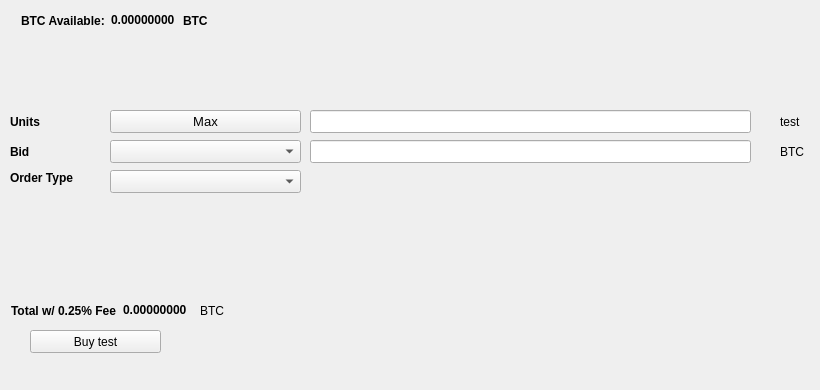
   <widget class="QWidget" name="BuyTab">
    <attribute name="title">
     <string>Buy</string>
    </attribute>
    <widget class="QPushButton" name="Buytest">
     <property name="geometry">
      <rect>
       <x>30</x>
       <y>330</y>
       <width>131</width>
       <height>23</height>
      </rect>
     </property>
     <property name="text">
      <string>Buy test</string>
     </property>
     <property name="icon">
      <iconset resource="../test.qrc">
       <normaloff>:/icons/bitcoin</normaloff>:/icons/bitcoin</iconset>
     </property>
    </widget>
    <widget class="QLabel" name="label_3">
     <property name="geometry">
      <rect>
       <x>10</x>
       <y>110</y>
       <width>46</width>
       <height>23</height>
      </rect>
     </property>
     <property name="font">
      <font>
       <weight>75</weight>
       <bold>true</bold>
      </font>
     </property>
     <property name="text">
      <string>Units</string>
     </property>
    </widget>
    <widget class="QLineEdit" name="UnitsInput">
     <property name="geometry">
      <rect>
       <x>310</x>
       <y>110</y>
       <width>441</width>
       <height>23</height>
      </rect>
     </property>
     <property name="font">
      <font>
       <pointsize>9</pointsize>
       <weight>75</weight>
       <bold>true</bold>
      </font>
     </property>
    </widget>
    <widget class="QLineEdit" name="BuyBidPriceEdit">
     <property name="geometry">
      <rect>
       <x>310</x>
       <y>140</y>
       <width>441</width>
       <height>23</height>
      </rect>
     </property>
     <property name="font">
      <font>
       <pointsize>9</pointsize>
       <weight>75</weight>
       <bold>true</bold>
      </font>
     </property>
    </widget>
    <widget class="QLabel" name="label_4">
     <property name="geometry">
      <rect>
       <x>780</x>
       <y>110</y>
       <width>31</width>
       <height>23</height>
      </rect>
     </property>
     <property name="text">
      <string>test</string>
     </property>
    </widget>
    <widget class="QLabel" name="label_5">
     <property name="geometry">
      <rect>
       <x>780</x>
       <y>140</y>
       <width>31</width>
       <height>23</height>
      </rect>
     </property>
     <property name="text">
      <string>BTC</string>
     </property>
    </widget>
    <widget class="QLabel" name="label_6">
     <property name="geometry">
      <rect>
       <x>10</x>
       <y>140</y>
       <width>46</width>
       <height>23</height>
      </rect>
     </property>
     <property name="font">
      <font>
       <weight>75</weight>
       <bold>true</bold>
      </font>
     </property>
     <property name="text">
      <string>Bid</string>
     </property>
    </widget>
    <widget class="QLabel" name="label_7">
     <property name="geometry">
      <rect>
       <x>10</x>
       <y>170</y>
       <width>91</width>
       <height>16</height>
      </rect>
     </property>
     <property name="font">
      <font>
       <weight>75</weight>
       <bold>true</bold>
      </font>
     </property>
     <property name="text">
      <string>Order Type</string>
     </property>
    </widget>
    <widget class="QPushButton" name="Buy_Max_Amount">
     <property name="geometry">
      <rect>
       <x>110</x>
       <y>110</y>
       <width>191</width>
       <height>23</height>
      </rect>
     </property>
     <property name="font">
      <font>
       <pointsize>10</pointsize>
      </font>
     </property>
     <property name="text">
      <string>Max</string>
     </property>
    </widget>
    <widget class="QComboBox" name="BuyBidcomboBox">
     <property name="geometry">
      <rect>
       <x>110</x>
       <y>140</y>
       <width>191</width>
       <height>23</height>
      </rect>
     </property>
     <property name="font">
      <font>
       <pointsize>10</pointsize>
      </font>
     </property>
    </widget>
    <widget class="QComboBox" name="buyOrdertypeCombo">
     <property name="geometry">
      <rect>
       <x>110</x>
       <y>170</y>
       <width>191</width>
       <height>23</height>
      </rect>
     </property>
     <property name="font">
      <font>
       <pointsize>10</pointsize>
      </font>
     </property>
    </widget>
    <widget class="QWidget" name="layoutWidget1">
     <property name="geometry">
      <rect>
       <x>21</x>
       <y>11</y>
       <width>227</width>
       <height>19</height>
      </rect>
     </property>
     <layout class="QHBoxLayout" name="horizontalLayout_3">
      <item>
       <widget class="QLabel" name="label232">
        <property name="font">
         <font>
          <weight>75</weight>
          <bold>true</bold>
         </font>
        </property>
        <property name="text">
         <string>BTC Available:</string>
        </property>
       </widget>
      </item>
      <item>
       <widget class="QLabel" name="BtcAvailableLbl">
        <property name="palette">
         <palette>
          <active>
           <colorrole role="WindowText">
            <brush brushstyle="SolidPattern">
             <color alpha="255">
              <red>0</red>
              <green>0</green>
              <blue>0</blue>
             </color>
            </brush>
           </colorrole>
           <colorrole role="Button">
            <brush brushstyle="SolidPattern">
             <color alpha="255">
              <red>0</red>
              <green>170</green>
              <blue>0</blue>
             </color>
            </brush>
           </colorrole>
           <colorrole role="Light">
            <brush brushstyle="SolidPattern">
             <color alpha="255">
              <red>0</red>
              <green>255</green>
              <blue>0</blue>
             </color>
            </brush>
           </colorrole>
           <colorrole role="Midlight">
            <brush brushstyle="SolidPattern">
             <color alpha="255">
              <red>0</red>
              <green>212</green>
              <blue>0</blue>
             </color>
            </brush>
           </colorrole>
           <colorrole role="Dark">
            <brush brushstyle="SolidPattern">
             <color alpha="255">
              <red>0</red>
              <green>85</green>
              <blue>0</blue>
             </color>
            </brush>
           </colorrole>
           <colorrole role="Mid">
            <brush brushstyle="SolidPattern">
             <color alpha="255">
              <red>0</red>
              <green>113</green>
              <blue>0</blue>
             </color>
            </brush>
           </colorrole>
           <colorrole role="Text">
            <brush brushstyle="SolidPattern">
             <color alpha="255">
              <red>0</red>
              <green>170</green>
              <blue>0</blue>
             </color>
            </brush>
           </colorrole>
           <colorrole role="BrightText">
            <brush brushstyle="SolidPattern">
             <color alpha="255">
              <red>255</red>
              <green>255</green>
              <blue>255</blue>
             </color>
            </brush>
           </colorrole>
           <colorrole role="ButtonText">
            <brush brushstyle="SolidPattern">
             <color alpha="255">
              <red>0</red>
              <green>0</green>
              <blue>0</blue>
             </color>
            </brush>
           </colorrole>
           <colorrole role="Base">
            <brush brushstyle="SolidPattern">
             <color alpha="255">
              <red>255</red>
              <green>255</green>
              <blue>255</blue>
             </color>
            </brush>
           </colorrole>
           <colorrole role="Window">
            <brush brushstyle="SolidPattern">
             <color alpha="255">
              <red>0</red>
              <green>170</green>
              <blue>0</blue>
             </color>
            </brush>
           </colorrole>
           <colorrole role="Shadow">
            <brush brushstyle="SolidPattern">
             <color alpha="255">
              <red>0</red>
              <green>0</green>
              <blue>0</blue>
             </color>
            </brush>
           </colorrole>
           <colorrole role="AlternateBase">
            <brush brushstyle="SolidPattern">
             <color alpha="255">
              <red>127</red>
              <green>212</green>
              <blue>127</blue>
             </color>
            </brush>
           </colorrole>
           <colorrole role="ToolTipBase">
            <brush brushstyle="SolidPattern">
             <color alpha="255">
              <red>255</red>
              <green>255</green>
              <blue>220</blue>
             </color>
            </brush>
           </colorrole>
           <colorrole role="ToolTipText">
            <brush brushstyle="SolidPattern">
             <color alpha="255">
              <red>0</red>
              <green>0</green>
              <blue>0</blue>
             </color>
            </brush>
           </colorrole>
          </active>
          <inactive>
           <colorrole role="WindowText">
            <brush brushstyle="SolidPattern">
             <color alpha="255">
              <red>0</red>
              <green>0</green>
              <blue>0</blue>
             </color>
            </brush>
           </colorrole>
           <colorrole role="Button">
            <brush brushstyle="SolidPattern">
             <color alpha="255">
              <red>0</red>
              <green>170</green>
              <blue>0</blue>
             </color>
            </brush>
           </colorrole>
           <colorrole role="Light">
            <brush brushstyle="SolidPattern">
             <color alpha="255">
              <red>0</red>
              <green>255</green>
              <blue>0</blue>
             </color>
            </brush>
           </colorrole>
           <colorrole role="Midlight">
            <brush brushstyle="SolidPattern">
             <color alpha="255">
              <red>0</red>
              <green>212</green>
              <blue>0</blue>
             </color>
            </brush>
           </colorrole>
           <colorrole role="Dark">
            <brush brushstyle="SolidPattern">
             <color alpha="255">
              <red>0</red>
              <green>85</green>
              <blue>0</blue>
             </color>
            </brush>
           </colorrole>
           <colorrole role="Mid">
            <brush brushstyle="SolidPattern">
             <color alpha="255">
              <red>0</red>
              <green>113</green>
              <blue>0</blue>
             </color>
            </brush>
           </colorrole>
           <colorrole role="Text">
            <brush brushstyle="SolidPattern">
             <color alpha="255">
              <red>0</red>
              <green>170</green>
              <blue>0</blue>
             </color>
            </brush>
           </colorrole>
           <colorrole role="BrightText">
            <brush brushstyle="SolidPattern">
             <color alpha="255">
              <red>255</red>
              <green>255</green>
              <blue>255</blue>
             </color>
            </brush>
           </colorrole>
           <colorrole role="ButtonText">
            <brush brushstyle="SolidPattern">
             <color alpha="255">
              <red>0</red>
              <green>0</green>
              <blue>0</blue>
             </color>
            </brush>
           </colorrole>
           <colorrole role="Base">
            <brush brushstyle="SolidPattern">
             <color alpha="255">
              <red>255</red>
              <green>255</green>
              <blue>255</blue>
             </color>
            </brush>
           </colorrole>
           <colorrole role="Window">
            <brush brushstyle="SolidPattern">
             <color alpha="255">
              <red>0</red>
              <green>170</green>
              <blue>0</blue>
             </color>
            </brush>
           </colorrole>
           <colorrole role="Shadow">
            <brush brushstyle="SolidPattern">
             <color alpha="255">
              <red>0</red>
              <green>0</green>
              <blue>0</blue>
             </color>
            </brush>
           </colorrole>
           <colorrole role="AlternateBase">
            <brush brushstyle="SolidPattern">
             <color alpha="255">
              <red>127</red>
              <green>212</green>
              <blue>127</blue>
             </color>
            </brush>
           </colorrole>
           <colorrole role="ToolTipBase">
            <brush brushstyle="SolidPattern">
             <color alpha="255">
              <red>255</red>
              <green>255</green>
              <blue>220</blue>
             </color>
            </brush>
           </colorrole>
           <colorrole role="ToolTipText">
            <brush brushstyle="SolidPattern">
             <color alpha="255">
              <red>0</red>
              <green>0</green>
              <blue>0</blue>
             </color>
            </brush>
           </colorrole>
          </inactive>
          <disabled>
           <colorrole role="WindowText">
            <brush brushstyle="SolidPattern">
             <color alpha="255">
              <red>0</red>
              <green>85</green>
              <blue>0</blue>
             </color>
            </brush>
           </colorrole>
           <colorrole role="Button">
            <brush brushstyle="SolidPattern">
             <color alpha="255">
              <red>0</red>
              <green>170</green>
              <blue>0</blue>
             </color>
            </brush>
           </colorrole>
           <colorrole role="Light">
            <brush brushstyle="SolidPattern">
             <color alpha="255">
              <red>0</red>
              <green>255</green>
              <blue>0</blue>
             </color>
            </brush>
           </colorrole>
           <colorrole role="Midlight">
            <brush brushstyle="SolidPattern">
             <color alpha="255">
              <red>0</red>
              <green>212</green>
              <blue>0</blue>
             </color>
            </brush>
           </colorrole>
           <colorrole role="Dark">
            <brush brushstyle="SolidPattern">
             <color alpha="255">
              <red>0</red>
              <green>85</green>
              <blue>0</blue>
             </color>
            </brush>
           </colorrole>
           <colorrole role="Mid">
            <brush brushstyle="SolidPattern">
             <color alpha="255">
              <red>0</red>
              <green>113</green>
              <blue>0</blue>
             </color>
            </brush>
           </colorrole>
           <colorrole role="Text">
            <brush brushstyle="SolidPattern">
             <color alpha="255">
              <red>0</red>
              <green>85</green>
              <blue>0</blue>
             </color>
            </brush>
           </colorrole>
           <colorrole role="BrightText">
            <brush brushstyle="SolidPattern">
             <color alpha="255">
              <red>255</red>
              <green>255</green>
              <blue>255</blue>
             </color>
            </brush>
           </colorrole>
           <colorrole role="ButtonText">
            <brush brushstyle="SolidPattern">
             <color alpha="255">
              <red>0</red>
              <green>85</green>
              <blue>0</blue>
             </color>
            </brush>
           </colorrole>
           <colorrole role="Base">
            <brush brushstyle="SolidPattern">
             <color alpha="255">
              <red>0</red>
              <green>170</green>
              <blue>0</blue>
             </color>
            </brush>
           </colorrole>
           <colorrole role="Window">
            <brush brushstyle="SolidPattern">
             <color alpha="255">
              <red>0</red>
              <green>170</green>
              <blue>0</blue>
             </color>
            </brush>
           </colorrole>
           <colorrole role="Shadow">
            <brush brushstyle="SolidPattern">
             <color alpha="255">
              <red>0</red>
              <green>0</green>
              <blue>0</blue>
             </color>
            </brush>
           </colorrole>
           <colorrole role="AlternateBase">
            <brush brushstyle="SolidPattern">
             <color alpha="255">
              <red>0</red>
              <green>170</green>
              <blue>0</blue>
             </color>
            </brush>
           </colorrole>
           <colorrole role="ToolTipBase">
            <brush brushstyle="SolidPattern">
             <color alpha="255">
              <red>255</red>
              <green>255</green>
              <blue>220</blue>
             </color>
            </brush>
           </colorrole>
           <colorrole role="ToolTipText">
            <brush brushstyle="SolidPattern">
             <color alpha="255">
              <red>0</red>
              <green>0</green>
              <blue>0</blue>
             </color>
            </brush>
           </colorrole>
          </disabled>
         </palette>
        </property>
        <property name="font">
         <font>
          <weight>75</weight>
          <bold>true</bold>
         </font>
        </property>
        <property name="text">
         <string>0.00000000</string>
        </property>
        <property name="textInteractionFlags">
         <set>Qt::LinksAccessibleByMouse|Qt::TextSelectableByKeyboard|Qt::TextSelectableByMouse</set>
        </property>
       </widget>
      </item>
      <item>
       <widget class="QLabel" name="BtcAvailableLbl_2">
        <property name="font">
         <font>
          <weight>75</weight>
          <bold>true</bold>
         </font>
        </property>
        <property name="text">
         <string>BTC</string>
        </property>
       </widget>
      </item>
     </layout>
    </widget>
    <widget class="QWidget" name="layoutWidge2">
     <property name="geometry">
      <rect>
       <x>11</x>
       <y>301</y>
       <width>259</width>
       <height>19</height>
      </rect>
     </property>
     <layout class="QHBoxLayout" name="horizontalLayout_4">
      <item>
       <widget class="QLabel" name="label_9">
        <property name="font">
         <font>
          <weight>75</weight>
          <bold>true</bold>
         </font>
        </property>
        <property name="text">
         <string>Total w/ 0.25% Fee</string>
        </property>
       </widget>
      </item>
      <item>
       <widget class="QLabel" name="BuyCostLabel">
        <property name="palette">
         <palette>
          <active>
           <colorrole role="WindowText">
            <brush brushstyle="SolidPattern">
             <color alpha="255">
              <red>0</red>
              <green>0</green>
              <blue>0</blue>
             </color>
            </brush>
           </colorrole>
           <colorrole role="Button">
            <brush brushstyle="SolidPattern">
             <color alpha="255">
              <red>0</red>
              <green>170</green>
              <blue>0</blue>
             </color>
            </brush>
           </colorrole>
           <colorrole role="Light">
            <brush brushstyle="SolidPattern">
             <color alpha="255">
              <red>0</red>
              <green>255</green>
              <blue>0</blue>
             </color>
            </brush>
           </colorrole>
           <colorrole role="Midlight">
            <brush brushstyle="SolidPattern">
             <color alpha="255">
              <red>0</red>
              <green>212</green>
              <blue>0</blue>
             </color>
            </brush>
           </colorrole>
           <colorrole role="Dark">
            <brush brushstyle="SolidPattern">
             <color alpha="255">
              <red>0</red>
              <green>85</green>
              <blue>0</blue>
             </color>
            </brush>
           </colorrole>
           <colorrole role="Mid">
            <brush brushstyle="SolidPattern">
             <color alpha="255">
              <red>0</red>
              <green>113</green>
              <blue>0</blue>
             </color>
            </brush>
           </colorrole>
           <colorrole role="Text">
            <brush brushstyle="SolidPattern">
             <color alpha="255">
              <red>0</red>
              <green>170</green>
              <blue>0</blue>
             </color>
            </brush>
           </colorrole>
           <colorrole role="BrightText">
            <brush brushstyle="SolidPattern">
             <color alpha="255">
              <red>255</red>
              <green>255</green>
              <blue>255</blue>
             </color>
            </brush>
           </colorrole>
           <colorrole role="ButtonText">
            <brush brushstyle="SolidPattern">
             <color alpha="255">
              <red>0</red>
              <green>0</green>
              <blue>0</blue>
             </color>
            </brush>
           </colorrole>
           <colorrole role="Base">
            <brush brushstyle="SolidPattern">
             <color alpha="255">
              <red>255</red>
              <green>255</green>
              <blue>255</blue>
             </color>
            </brush>
           </colorrole>
           <colorrole role="Window">
            <brush brushstyle="SolidPattern">
             <color alpha="255">
              <red>0</red>
              <green>170</green>
              <blue>0</blue>
             </color>
            </brush>
           </colorrole>
           <colorrole role="Shadow">
            <brush brushstyle="SolidPattern">
             <color alpha="255">
              <red>0</red>
              <green>0</green>
              <blue>0</blue>
             </color>
            </brush>
           </colorrole>
           <colorrole role="AlternateBase">
            <brush brushstyle="SolidPattern">
             <color alpha="255">
              <red>127</red>
              <green>212</green>
              <blue>127</blue>
             </color>
            </brush>
           </colorrole>
           <colorrole role="ToolTipBase">
            <brush brushstyle="SolidPattern">
             <color alpha="255">
              <red>255</red>
              <green>255</green>
              <blue>220</blue>
             </color>
            </brush>
           </colorrole>
           <colorrole role="ToolTipText">
            <brush brushstyle="SolidPattern">
             <color alpha="255">
              <red>0</red>
              <green>0</green>
              <blue>0</blue>
             </color>
            </brush>
           </colorrole>
          </active>
          <inactive>
           <colorrole role="WindowText">
            <brush brushstyle="SolidPattern">
             <color alpha="255">
              <red>0</red>
              <green>0</green>
              <blue>0</blue>
             </color>
            </brush>
           </colorrole>
           <colorrole role="Button">
            <brush brushstyle="SolidPattern">
             <color alpha="255">
              <red>0</red>
              <green>170</green>
              <blue>0</blue>
             </color>
            </brush>
           </colorrole>
           <colorrole role="Light">
            <brush brushstyle="SolidPattern">
             <color alpha="255">
              <red>0</red>
              <green>255</green>
              <blue>0</blue>
             </color>
            </brush>
           </colorrole>
           <colorrole role="Midlight">
            <brush brushstyle="SolidPattern">
             <color alpha="255">
              <red>0</red>
              <green>212</green>
              <blue>0</blue>
             </color>
            </brush>
           </colorrole>
           <colorrole role="Dark">
            <brush brushstyle="SolidPattern">
             <color alpha="255">
              <red>0</red>
              <green>85</green>
              <blue>0</blue>
             </color>
            </brush>
           </colorrole>
           <colorrole role="Mid">
            <brush brushstyle="SolidPattern">
             <color alpha="255">
              <red>0</red>
              <green>113</green>
              <blue>0</blue>
             </color>
            </brush>
           </colorrole>
           <colorrole role="Text">
            <brush brushstyle="SolidPattern">
             <color alpha="255">
              <red>0</red>
              <green>170</green>
              <blue>0</blue>
             </color>
            </brush>
           </colorrole>
           <colorrole role="BrightText">
            <brush brushstyle="SolidPattern">
             <color alpha="255">
              <red>255</red>
              <green>255</green>
              <blue>255</blue>
             </color>
            </brush>
           </colorrole>
           <colorrole role="ButtonText">
            <brush brushstyle="SolidPattern">
             <color alpha="255">
              <red>0</red>
              <green>0</green>
              <blue>0</blue>
             </color>
            </brush>
           </colorrole>
           <colorrole role="Base">
            <brush brushstyle="SolidPattern">
             <color alpha="255">
              <red>255</red>
              <green>255</green>
              <blue>255</blue>
             </color>
            </brush>
           </colorrole>
           <colorrole role="Window">
            <brush brushstyle="SolidPattern">
             <color alpha="255">
              <red>0</red>
              <green>170</green>
              <blue>0</blue>
             </color>
            </brush>
           </colorrole>
           <colorrole role="Shadow">
            <brush brushstyle="SolidPattern">
             <color alpha="255">
              <red>0</red>
              <green>0</green>
              <blue>0</blue>
             </color>
            </brush>
           </colorrole>
           <colorrole role="AlternateBase">
            <brush brushstyle="SolidPattern">
             <color alpha="255">
              <red>127</red>
              <green>212</green>
              <blue>127</blue>
             </color>
            </brush>
           </colorrole>
           <colorrole role="ToolTipBase">
            <brush brushstyle="SolidPattern">
             <color alpha="255">
              <red>255</red>
              <green>255</green>
              <blue>220</blue>
             </color>
            </brush>
           </colorrole>
           <colorrole role="ToolTipText">
            <brush brushstyle="SolidPattern">
             <color alpha="255">
              <red>0</red>
              <green>0</green>
              <blue>0</blue>
             </color>
            </brush>
           </colorrole>
          </inactive>
          <disabled>
           <colorrole role="WindowText">
            <brush brushstyle="SolidPattern">
             <color alpha="255">
              <red>0</red>
              <green>85</green>
              <blue>0</blue>
             </color>
            </brush>
           </colorrole>
           <colorrole role="Button">
            <brush brushstyle="SolidPattern">
             <color alpha="255">
              <red>0</red>
              <green>170</green>
              <blue>0</blue>
             </color>
            </brush>
           </colorrole>
           <colorrole role="Light">
            <brush brushstyle="SolidPattern">
             <color alpha="255">
              <red>0</red>
              <green>255</green>
              <blue>0</blue>
             </color>
            </brush>
           </colorrole>
           <colorrole role="Midlight">
            <brush brushstyle="SolidPattern">
             <color alpha="255">
              <red>0</red>
              <green>212</green>
              <blue>0</blue>
             </color>
            </brush>
           </colorrole>
           <colorrole role="Dark">
            <brush brushstyle="SolidPattern">
             <color alpha="255">
              <red>0</red>
              <green>85</green>
              <blue>0</blue>
             </color>
            </brush>
           </colorrole>
           <colorrole role="Mid">
            <brush brushstyle="SolidPattern">
             <color alpha="255">
              <red>0</red>
              <green>113</green>
              <blue>0</blue>
             </color>
            </brush>
           </colorrole>
           <colorrole role="Text">
            <brush brushstyle="SolidPattern">
             <color alpha="255">
              <red>0</red>
              <green>85</green>
              <blue>0</blue>
             </color>
            </brush>
           </colorrole>
           <colorrole role="BrightText">
            <brush brushstyle="SolidPattern">
             <color alpha="255">
              <red>255</red>
              <green>255</green>
              <blue>255</blue>
             </color>
            </brush>
           </colorrole>
           <colorrole role="ButtonText">
            <brush brushstyle="SolidPattern">
             <color alpha="255">
              <red>0</red>
              <green>85</green>
              <blue>0</blue>
             </color>
            </brush>
           </colorrole>
           <colorrole role="Base">
            <brush brushstyle="SolidPattern">
             <color alpha="255">
              <red>0</red>
              <green>170</green>
              <blue>0</blue>
             </color>
            </brush>
           </colorrole>
           <colorrole role="Window">
            <brush brushstyle="SolidPattern">
             <color alpha="255">
              <red>0</red>
              <green>170</green>
              <blue>0</blue>
             </color>
            </brush>
           </colorrole>
           <colorrole role="Shadow">
            <brush brushstyle="SolidPattern">
             <color alpha="255">
              <red>0</red>
              <green>0</green>
              <blue>0</blue>
             </color>
            </brush>
           </colorrole>
           <colorrole role="AlternateBase">
            <brush brushstyle="SolidPattern">
             <color alpha="255">
              <red>0</red>
              <green>170</green>
              <blue>0</blue>
             </color>
            </brush>
           </colorrole>
           <colorrole role="ToolTipBase">
            <brush brushstyle="SolidPattern">
             <color alpha="255">
              <red>255</red>
              <green>255</green>
              <blue>220</blue>
             </color>
            </brush>
           </colorrole>
           <colorrole role="ToolTipText">
            <brush brushstyle="SolidPattern">
             <color alpha="255">
              <red>0</red>
              <green>0</green>
              <blue>0</blue>
             </color>
            </brush>
           </colorrole>
          </disabled>
         </palette>
        </property>
        <property name="font">
         <font>
          <weight>75</weight>
          <bold>true</bold>
         </font>
        </property>
        <property name="autoFillBackground">
         <bool>false</bool>
        </property>
        <property name="text">
         <string>0.00000000</string>
        </property>
        <property name="textInteractionFlags">
         <set>Qt::LinksAccessibleByMouse|Qt::TextSelectableByMouse</set>
        </property>
       </widget>
      </item>
      <item>
       <widget class="QLabel" name="label_10">
        <property name="font">
         <font>
          <weight>50</weight>
          <bold>false</bold>
         </font>
        </property>
        <property name="text">
         <string>BTC</string>
        </property>
       </widget>
      </item>
     </layout>
    </widget>
    <widget class="QLabel" name="label_24">
     <property name="geometry">
      <rect>
       <x>460</x>
       <y>300</y>
       <width>281</width>
       <height>81</height>
      </rect>
     </property>
     <property name="text">
      <string/>
     </property>
     <property name="pixmap">
      <pixmap>:/images/bittrex</pixmap>
     </property>
    </widget>
   </widget>
